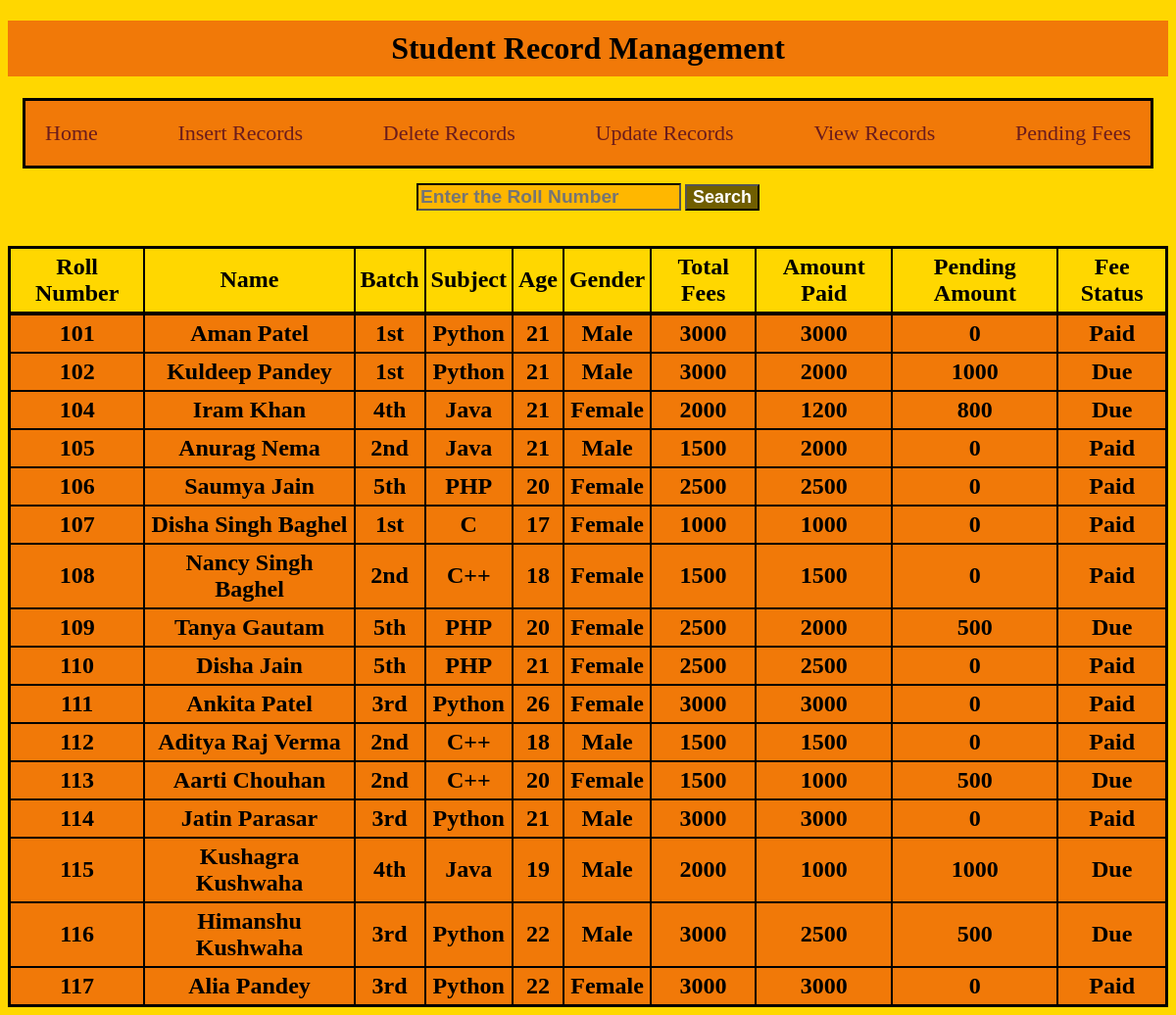
Page /View.php (signed in) on the committed database.
### tables this page shows
CREATE TABLE IF NOT EXISTS `student` (
  `Roll_number` int(11) NOT NULL AUTO_INCREMENT,
  `Name` varchar(30) DEFAULT NULL,
  `Batch` varchar(5) DEFAULT NULL,
  `Subject` varchar(15) DEFAULT NULL,
  `Age` int(3) DEFAULT NULL,
  `Gender` varchar(10) DEFAULT NULL,
  `Total_Fees` int(5) DEFAULT NULL,
  `Amount_Paid` int(5) DEFAULT NULL,
  `Pending_Amount` int(5) DEFAULT NULL,
  `Fee_Status` varchar(10) DEFAULT NULL,
  PRIMARY KEY (`Roll_number`)
);

### View.php (the view, shortened to what this page needs)
<?php
$con = mysqli_connect('localhost', 'root', '', 'SRM', '3306');
mysqli_select_db($con, 'SRM');
$q = "select * from student order by Roll_number";
$result = mysqli_query($con, $q);
$num = mysqli_num_rows($result);
?>
<!DOCTYPE html>
<html lang="en">
<head>
    <link rel="stylesheet" type="text/css" href="View_Style.css" />
    <link type="text/css" href="navigation_style.css" rel="stylesheet" />
</head>
<body>
    <h1 style="text-align:center;">Student Record Management</h1>
    <div class="nav">
        <a href="Home.php">Home</a>
        <a href="Insert.php">Insert Records</a>
        <a href="Delete.php">Delete Records</a>
        <a href="Update.php">Update Records</a>
        <a href="View.php">View Records</a>
        <a href="Pending_Fees.php">Pending Fees</a>
    </div>
    <div id="search-div">
        <form action="Search_view.php" method="POST">
            <input id="search_bar" type="search" placeholder="Enter the Roll Number" name="search" />
            <input id="search_btn" type="submit" value="Search" />
        </form>
    </div>
    <table id="view-table">
        <br />
        <br />
        <tr>
            <th>Roll Number</th>
            <th>Name</th>
            <th>Batch</th>
            <th>Subject</th>
            <th>Age</th>
            <th>Gender</th>
            <th>Total Fees</th>
            <th>Amount Paid</th>
            <th>Pending Amount</th>
            <th>Fee Status</th>
        </tr>
        <tr>
            <?php
            for ($i = 1; $i <= $num; $i++) {
                $row = mysqli_fetch_array($result);
            ?>
        <tr>
            <td><?php echo $row['Roll_number']; ?></td>
            <td><?php echo $row['Name']; ?></td>
            <td><?php echo $row['Batch']; ?></td>
            <td><?php echo $row['Subject']; ?></td>
            <td><?php echo $row['Age']; ?></td>
            <td><?php echo $row['Gender']; ?></td>
            <td><?php echo $row['Total_Fees']; ?></td>
            <td><?php echo $row['Amount_Paid']; ?></td>
            <td><?php echo $row['Pending_Amount']; ?></td>
            <td><?php echo $row['Fee_Status']; ?></td>
        </tr>
    <?php
            }
    ?>
    </tr>
    </table>
</body>
</html>

### View_Style.css (style rules this page uses)
h1 { font-family: fantasy; padding: 10px 10px; background-color: rgb(241, 121, 8); }
body { background-color:gold; }
#search-div { text-align: center; }
#search_bar { margin: auto; font-size: larger; color:black; background-color: rgba(255, 166, 0, 0.637); }
#search_btn { margin: auto; color: white; font-size: large; background-color: rgba(0, 0, 0, 0.562); }
#view-table { margin-left: auto; margin-right: auto; text-align: center; background-color: black; color: black; border:1px solid black; font-size: x-large; }
th { padding: 5px; color: black; background-color: gold; }
tr { color: black; background-color:rgb(241, 121, 8); font-weight: bold; }
td { padding: 5px; }
input { background-color: rgba(0, 0, 0, 0.562); color: white; outline: none; font-weight: bold; border-color: black; border-width: 2px; }

### navigation_style.css (style rules this page uses)
.nav { margin: 15px; background-color: rgb(241, 121, 8); display: flex; flex-direction: row; justify-content:space-between; border: 3px solid black; box-sizing: border-box; }
a { margin: 20px; font-size: 22px; text-decoration: none; color:rgb(107, 28, 28); font-weight:300; }

### rows in the picture
student: Roll_number "101", Name "Aman Patel", Batch "1st", Subject "Python", Age "21", Gender "Male", Total_Fees "3000", Amount_Paid "3000", Pending_Amount "0", Fee_Status "Paid"
student: Roll_number "102", Name "Kuldeep Pandey", Batch "1st", Subject "Python", Age "21", Gender "Male", Total_Fees "3000", Amount_Paid "2000", Pending_Amount "1000", Fee_Status "Due"
student: Roll_number "104", Name "Iram Khan", Batch "4th", Subject "Java", Age "21", Gender "Female", Total_Fees "2000", Amount_Paid "1200", Pending_Amount "800", Fee_Status "Due"
student: Roll_number "105", Name "Anurag Nema", Batch "2nd", Subject "Java", Age "21", Gender "Male", Total_Fees "1500", Amount_Paid "2000", Pending_Amount "0", Fee_Status "Paid"
student: Roll_number "106", Name "Saumya Jain", Batch "5th", Subject "PHP", Age "20", Gender "Female", Total_Fees "2500", Amount_Paid "2500", Pending_Amount "0", Fee_Status "Paid"
student: Roll_number "107", Name "Disha Singh Baghel", Batch "1st", Subject "C", Age "17", Gender "Female", Total_Fees "1000", Amount_Paid "1000", Pending_Amount "0", Fee_Status "Paid"
student: Roll_number "108", Name "Nancy Singh Baghel", Batch "2nd", Subject "C++", Age "18", Gender "Female", Total_Fees "1500", Amount_Paid "1500", Pending_Amount "0", Fee_Status "Paid"
student: Roll_number "109", Name "Tanya Gautam", Batch "5th", Subject "PHP", Age "20", Gender "Female", Total_Fees "2500", Amount_Paid "2000", Pending_Amount "500", Fee_Status "Due"
student: Roll_number "110", Name "Disha Jain", Batch "5th", Subject "PHP", Age "21", Gender "Female", Total_Fees "2500", Amount_Paid "2500", Pending_Amount "0", Fee_Status "Paid"
student: Roll_number "111", Name "Ankita Patel", Batch "3rd", Subject "Python", Age "26", Gender "Female", Total_Fees "3000", Amount_Paid "3000", Pending_Amount "0", Fee_Status "Paid"
student: Roll_number "112", Name "Aditya Raj Verma", Batch "2nd", Subject "C++", Age "18", Gender "Male", Total_Fees "1500", Amount_Paid "1500", Pending_Amount "0", Fee_Status "Paid"
student: Roll_number "113", Name "Aarti Chouhan", Batch "2nd", Subject "C++", Age "20", Gender "Female", Total_Fees "1500", Amount_Paid "1000", Pending_Amount "500", Fee_Status "Due"
student: Roll_number "114", Name "Jatin Parasar", Batch "3rd", Subject "Python", Age "21", Gender "Male", Total_Fees "3000", Amount_Paid "3000", Pending_Amount "0", Fee_Status "Paid"
student: Roll_number "115", Name "Kushagra Kushwaha", Batch "4th", Subject "Java", Age "19", Gender "Male", Total_Fees "2000", Amount_Paid "1000", Pending_Amount "1000", Fee_Status "Due"
student: Roll_number "116", Name "Himanshu Kushwaha", Batch "3rd", Subject "Python", Age "22", Gender "Male", Total_Fees "3000", Amount_Paid "2500", Pending_Amount "500", Fee_Status "Due"
student: Roll_number "117", Name "Alia Pandey", Batch "3rd", Subject "Python", Age "22", Gender "Female", Total_Fees "3000", Amount_Paid "3000", Pending_Amount "0", Fee_Status "Paid"
